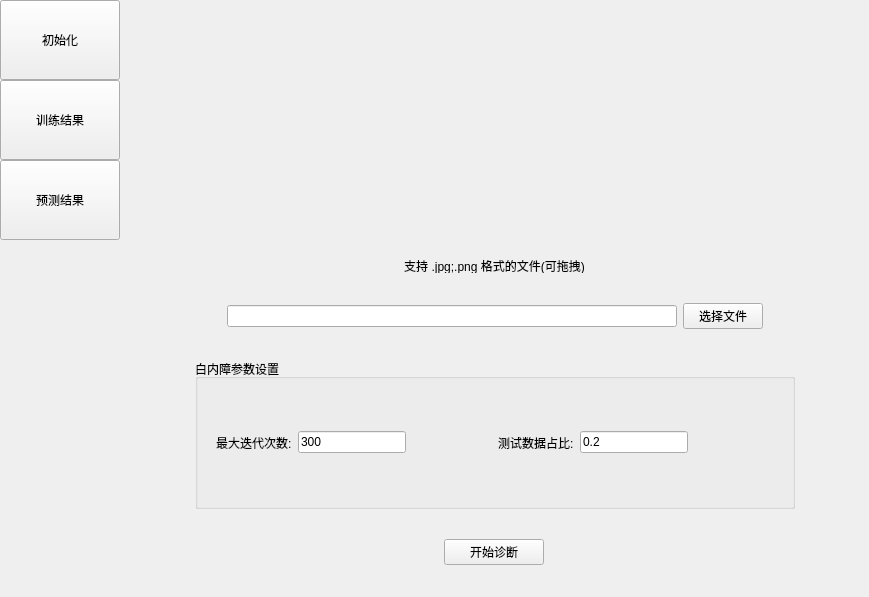
      <widget class="QWidget" name="window_bnz">
       <layout class="QHBoxLayout" name="horizontalLayout_8">
        <property name="spacing">
         <number>0</number>
        </property>
        <property name="leftMargin">
         <number>0</number>
        </property>
        <property name="topMargin">
         <number>0</number>
        </property>
        <property name="rightMargin">
         <number>0</number>
        </property>
        <property name="bottomMargin">
         <number>0</number>
        </property>
        <item>
         <widget class="QWidget" name="bnz_leftMenu" native="true">
          <property name="minimumSize">
           <size>
            <width>120</width>
            <height>0</height>
           </size>
          </property>
          <layout class="QVBoxLayout" name="verticalLayout_8">
           <property name="spacing">
            <number>0</number>
           </property>
           <property name="leftMargin">
            <number>0</number>
           </property>
           <property name="topMargin">
            <number>0</number>
           </property>
           <property name="rightMargin">
            <number>0</number>
           </property>
           <property name="bottomMargin">
            <number>0</number>
           </property>
           <item>
            <widget class="QWidget" name="widget_bnz_init" native="true">
             <layout class="QVBoxLayout" name="verticalLayout_9">
              <property name="spacing">
               <number>0</number>
              </property>
              <property name="leftMargin">
               <number>0</number>
              </property>
              <property name="topMargin">
               <number>0</number>
              </property>
              <property name="rightMargin">
               <number>0</number>
              </property>
              <property name="bottomMargin">
               <number>0</number>
              </property>
              <item>
               <widget class="QToolButton" name="btn_bnz_init">
                <property name="minimumSize">
                 <size>
                  <width>120</width>
                  <height>80</height>
                 </size>
                </property>
                <property name="text">
                 <string>初始化</string>
                </property>
                <property name="toolButtonStyle">
                 <enum>Qt::ToolButtonTextUnderIcon</enum>
                </property>
               </widget>
              </item>
             </layout>
            </widget>
           </item>
           <item>
            <widget class="QWidget" name="widget_bnz_train" native="true">
             <layout class="QVBoxLayout" name="verticalLayout_10">
              <property name="spacing">
               <number>0</number>
              </property>
              <property name="leftMargin">
               <number>0</number>
              </property>
              <property name="topMargin">
               <number>0</number>
              </property>
              <property name="rightMargin">
               <number>0</number>
              </property>
              <property name="bottomMargin">
               <number>0</number>
              </property>
              <item>
               <widget class="QToolButton" name="btn_bnz_train">
                <property name="minimumSize">
                 <size>
                  <width>120</width>
                  <height>80</height>
                 </size>
                </property>
                <property name="text">
                 <string>训练结果</string>
                </property>
                <property name="toolButtonStyle">
                 <enum>Qt::ToolButtonTextUnderIcon</enum>
                </property>
               </widget>
              </item>
             </layout>
            </widget>
           </item>
           <item>
            <widget class="QWidget" name="widget_bnz_predict" native="true">
             <property name="minimumSize">
              <size>
               <width>120</width>
               <height>0</height>
              </size>
             </property>
             <layout class="QVBoxLayout" name="verticalLayout_11">
              <property name="spacing">
               <number>0</number>
              </property>
              <property name="leftMargin">
               <number>0</number>
              </property>
              <property name="topMargin">
               <number>0</number>
              </property>
              <property name="rightMargin">
               <number>0</number>
              </property>
              <property name="bottomMargin">
               <number>0</number>
              </property>
              <item>
               <widget class="QToolButton" name="btn_bnz_predict">
                <property name="minimumSize">
                 <size>
                  <width>120</width>
                  <height>80</height>
                 </size>
                </property>
                <property name="text">
                 <string>预测结果</string>
                </property>
                <property name="toolButtonStyle">
                 <enum>Qt::ToolButtonTextUnderIcon</enum>
                </property>
               </widget>
              </item>
             </layout>
            </widget>
           </item>
           <item>
            <spacer name="verticalSpacer_8">
             <property name="orientation">
              <enum>Qt::Vertical</enum>
             </property>
             <property name="sizeHint" stdset="0">
              <size>
               <width>20</width>
               <height>357</height>
              </size>
             </property>
            </spacer>
           </item>
          </layout>
         </widget>
        </item>
        <item>
         <widget class="QStackedWidget" name="bnz_StackedWidget">
          <widget class="QWidget" name="bnz_init">
           <layout class="QGridLayout" name="gridLayout_4">
            <property name="leftMargin">
             <number>0</number>
            </property>
            <property name="topMargin">
             <number>0</number>
            </property>
            <property name="rightMargin">
             <number>0</number>
            </property>
            <property name="bottomMargin">
             <number>0</number>
            </property>
            <property name="spacing">
             <number>0</number>
            </property>
            <item row="3" column="0">
             <widget class="QWidget" name="widget_7" native="true">
              <property name="minimumSize">
               <size>
                <width>0</width>
                <height>60</height>
               </size>
              </property>
              <property name="maximumSize">
               <size>
                <width>16777215</width>
                <height>60</height>
               </size>
              </property>
              <layout class="QHBoxLayout" name="horizontalLayout_12">
               <item>
                <widget class="QPushButton" name="bnz_go">
                 <property name="minimumSize">
                  <size>
                   <width>100</width>
                   <height>0</height>
                  </size>
                 </property>
                 <property name="maximumSize">
                  <size>
                   <width>100</width>
                   <height>16777215</height>
                  </size>
                 </property>
                 <property name="text">
                  <string>开始诊断</string>
                 </property>
                </widget>
               </item>
              </layout>
             </widget>
            </item>
            <item row="0" column="0">
             <widget class="QWidget" name="bnz_init_fileRemind" native="true">
              <property name="minimumSize">
               <size>
                <width>0</width>
                <height>260</height>
               </size>
              </property>
              <property name="maximumSize">
               <size>
                <width>16777215</width>
                <height>260</height>
               </size>
              </property>
              <layout class="QVBoxLayout" name="verticalLayout_12">
               <property name="spacing">
                <number>0</number>
               </property>
               <property name="leftMargin">
                <number>0</number>
               </property>
               <property name="topMargin">
                <number>0</number>
               </property>
               <property name="rightMargin">
                <number>0</number>
               </property>
               <property name="bottomMargin">
                <number>0</number>
               </property>
               <item>
                <spacer name="verticalSpacer_9">
                 <property name="orientation">
                  <enum>Qt::Vertical</enum>
                 </property>
                 <property name="sizeHint" stdset="0">
                  <size>
                   <width>20</width>
                   <height>29</height>
                  </size>
                 </property>
                </spacer>
               </item>
               <item>
                <widget class="QLabel" name="label_3">
                 <property name="minimumSize">
                  <size>
                   <width>0</width>
                   <height>200</height>
                  </size>
                 </property>
                 <property name="maximumSize">
                  <size>
                   <width>16777215</width>
                   <height>200</height>
                  </size>
                 </property>
                 <property name="text">
                  <string/>
                 </property>
                 <property name="pixmap">
                  <pixmap resource="icon.qrc">:/img/empty.png</pixmap>
                 </property>
                 <property name="alignment">
                  <set>Qt::AlignCenter</set>
                 </property>
                </widget>
               </item>
               <item>
                <spacer name="verticalSpacer_10">
                 <property name="orientation">
                  <enum>Qt::Vertical</enum>
                 </property>
                 <property name="sizeHint" stdset="0">
                  <size>
                   <width>20</width>
                   <height>10</height>
                  </size>
                 </property>
                </spacer>
               </item>
               <item>
                <widget class="QLabel" name="label_4">
                 <property name="minimumSize">
                  <size>
                   <width>0</width>
                   <height>15</height>
                  </size>
                 </property>
                 <property name="maximumSize">
                  <size>
                   <width>16777215</width>
                   <height>15</height>
                  </size>
                 </property>
                 <property name="text">
                  <string>支持 .jpg;.png 格式的文件(可拖拽)</string>
                 </property>
                 <property name="alignment">
                  <set>Qt::AlignCenter</set>
                 </property>
                </widget>
               </item>
              </layout>
             </widget>
            </item>
            <item row="1" column="0">
             <widget class="QWidget" name="widget_6" native="true">
              <property name="minimumSize">
               <size>
                <width>0</width>
                <height>60</height>
               </size>
              </property>
              <property name="maximumSize">
               <size>
                <width>16777215</width>
                <height>60</height>
               </size>
              </property>
              <layout class="QHBoxLayout" name="horizontalLayout_10">
               <item>
                <spacer name="horizontalSpacer_14">
                 <property name="orientation">
                  <enum>Qt::Horizontal</enum>
                 </property>
                 <property name="sizeHint" stdset="0">
                  <size>
                   <width>82</width>
                   <height>20</height>
                  </size>
                 </property>
                </spacer>
               </item>
               <item>
                <widget class="QLineEdit" name="bnz_FilePathEdit">
                 <property name="minimumSize">
                  <size>
                   <width>450</width>
                   <height>0</height>
                  </size>
                 </property>
                 <property name="maximumSize">
                  <size>
                   <width>16777215</width>
                   <height>16777215</height>
                  </size>
                 </property>
                </widget>
               </item>
               <item>
                <widget class="QPushButton" name="bnz_SelectPathButton">
                 <property name="text">
                  <string>选择文件</string>
                 </property>
                </widget>
               </item>
               <item>
                <spacer name="horizontalSpacer_15">
                 <property name="orientation">
                  <enum>Qt::Horizontal</enum>
                 </property>
                 <property name="sizeHint" stdset="0">
                  <size>
                   <width>81</width>
                   <height>20</height>
                  </size>
                 </property>
                </spacer>
               </item>
              </layout>
             </widget>
            </item>
            <item row="2" column="0">
             <widget class="QWidget" name="widget" native="true">
              <property name="minimumSize">
               <size>
                <width>0</width>
                <height>150</height>
               </size>
              </property>
              <property name="maximumSize">
               <size>
                <width>16777215</width>
                <height>150</height>
               </size>
              </property>
              <layout class="QHBoxLayout" name="horizontalLayout_11">
               <property name="spacing">
                <number>0</number>
               </property>
               <property name="leftMargin">
                <number>0</number>
               </property>
               <property name="topMargin">
                <number>0</number>
               </property>
               <property name="rightMargin">
                <number>0</number>
               </property>
               <property name="bottomMargin">
                <number>0</number>
               </property>
               <item>
                <spacer name="horizontalSpacer_16">
                 <property name="orientation">
                  <enum>Qt::Horizontal</enum>
                 </property>
                 <property name="sizeHint" stdset="0">
                  <size>
                   <width>75</width>
                   <height>20</height>
                  </size>
                 </property>
                </spacer>
               </item>
               <item>
                <widget class="QGroupBox" name="groupBox">
                 <property name="minimumSize">
                  <size>
                   <width>600</width>
                   <height>150</height>
                  </size>
                 </property>
                 <property name="maximumSize">
                  <size>
                   <width>600</width>
                   <height>150</height>
                  </size>
                 </property>
                 <property name="title">
                  <string>白内障参数设置</string>
                 </property>
                 <layout class="QHBoxLayout" name="horizontalLayout_13">
                  <item>
                   <widget class="QWidget" name="widget_8" native="true">
                    <layout class="QHBoxLayout" name="horizontalLayout_14">
                     <item>
                      <widget class="QLabel" name="label_5">
                       <property name="text">
                        <string>最大迭代次数:</string>
                       </property>
                      </widget>
                     </item>
                     <item>
                      <widget class="QLineEdit" name="lineEdit_3">
                       <property name="maximumSize">
                        <size>
                         <width>16777215</width>
                         <height>16777215</height>
                        </size>
                       </property>
                       <property name="text">
                        <string>300</string>
                       </property>
                      </widget>
                     </item>
                     <item>
                      <spacer name="horizontalSpacer_18">
                       <property name="orientation">
                        <enum>Qt::Horizontal</enum>
                       </property>
                       <property name="sizeHint" stdset="0">
                        <size>
                         <width>26</width>
                         <height>20</height>
                        </size>
                       </property>
                      </spacer>
                     </item>
                     <item>
                      <widget class="QLabel" name="label_6">
                       <property name="text">
                        <string>测试数据占比:</string>
                       </property>
                      </widget>
                     </item>
                     <item>
                      <widget class="QLineEdit" name="lineEdit_4">
                       <property name="maximumSize">
                        <size>
                         <width>16777215</width>
                         <height>16777215</height>
                        </size>
                       </property>
                       <property name="text">
                        <string>0.2</string>
                       </property>
                      </widget>
                     </item>
                     <item>
                      <spacer name="horizontalSpacer_19">
                       <property name="orientation">
                        <enum>Qt::Horizontal</enum>
                       </property>
                       <property name="sizeHint" stdset="0">
                        <size>
                         <width>22</width>
                         <height>20</height>
                        </size>
                       </property>
                      </spacer>
                     </item>
                    </layout>
                   </widget>
                  </item>
                 </layout>
                </widget>
               </item>
               <item>
                <spacer name="horizontalSpacer_17">
                 <property name="orientation">
                  <enum>Qt::Horizontal</enum>
                 </property>
                 <property name="sizeHint" stdset="0">
                  <size>
                   <width>74</width>
                   <height>20</height>
                  </size>
                 </property>
                </spacer>
               </item>
              </layout>
             </widget>
            </item>
           </layout>
          </widget>
          <widget class="QWidget" name="bnz_train">
           <layout class="QVBoxLayout" name="verticalLayout_13">
            <item>
             <widget class="QLabel" name="label_12">
              <property name="text">
               <string/>
              </property>
              <property name="pixmap">
               <pixmap resource="addimage.qrc">:/new/prefix2/image/accloss.jpg</pixmap>
              </property>
              <property name="scaledContents">
               <bool>true</bool>
              </property>
             </widget>
            </item>
           </layout>
          </widget>
          <widget class="QWidget" name="bnz_predict"/>
         </widget>
        </item>
       </layout>
      </widget>
